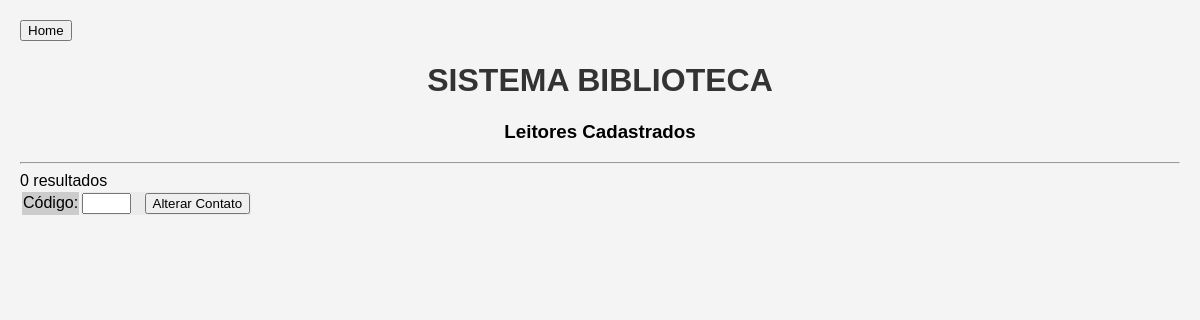
/books/listar-livros.php, run on an earlier commit of the app's database.
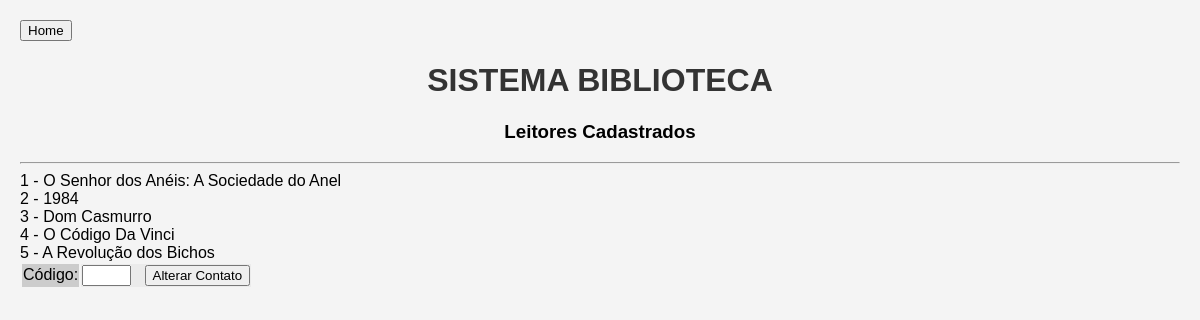
And on a later commit of the database.
### tables this page shows
CREATE TABLE `livros` (
  `CodLivro` int(11) NOT NULL,
  `Titulo` varchar(255) DEFAULT NULL,
  `Autor` varchar(255) DEFAULT NULL,
  `Editora` varchar(255) DEFAULT NULL,
  `Sinopse` varchar(255) DEFAULT NULL,
  `AnoPublicacao` int(11) DEFAULT NULL,
  `Genero` varchar(255) DEFAULT NULL,
  `Paginas` int(11) DEFAULT NULL
);

### books/listar-livros.php (the view, shortened to what this page needs)
<!DOCTYPE html>
<html>
<head>
    <link rel="stylesheet" href="style.css">
</head>
<body>
    <header>
        <a href="index.html"><button title="Voltar ao início">Home</button></a>
            <h1 class="text-center">SISTEMA BIBLIOTECA</h1>
            <h3 class="text-center">Leitores Cadastrados</h3>
        <hr>
    </header>
   <main>
   <?php
    include "config.php";
    $sql = "SELECT * FROM livros";
    $result = mysqli_query($conn, $sql);
    if ($result->num_rows > 0) {
        while ($linha = mysqli_fetch_assoc($result)) {
            echo $linha['CodLivro']. " - ". $linha['Titulo']. "<br>";
        }
    } else {
        echo "0 resultados";
    }
   ?>
    <form method="post" action="form-altera-livros.php">
        <table border="0">
            <tr>
                <td bgcolor="#cccccc" class="myinputstyle" size="3">Código:</td>
                <td bgcolor="#EBEBEB">
                    <input type="text" name="codlivro" size="3" class="myinputstyle"
                           title="Digite código do livro" required onchange="this.value = this.value.trim()"> &nbsp;
                    <button type="submit" name="alterar_livro">Alterar Contato</button>
                </td>
            </tr>
        </table>
    </form>
   </main>
</body>
</html>

### style.css (style rules this page uses)
body { font-family: Arial, sans-serif; background-color: #f4f4f4; margin: 0; padding: 20px; }
h1 { color: #333; }
.text-center { text-align: center; }

What changed in the data, as far as the page shows it:
added livros: CodLivro "1", Titulo "O Senhor dos Anéis: A Sociedade do Anel"
added livros: CodLivro "2", Titulo "1984"
added livros: CodLivro "3", Titulo "Dom Casmurro"
added livros: CodLivro "4", Titulo "O Código Da Vinci"
added livros: CodLivro "5", Titulo "A Revolução dos Bichos"
Also different on the page:
text no longer shown: "0 resultados"
